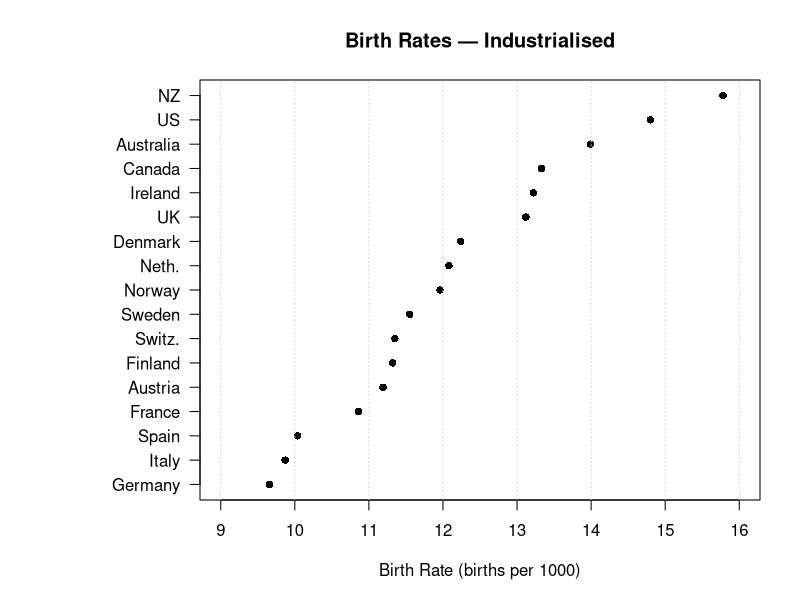
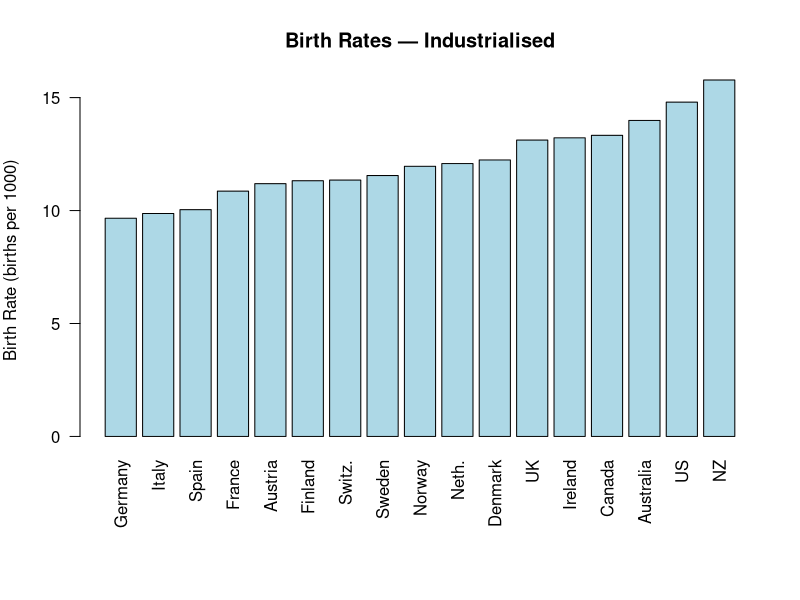
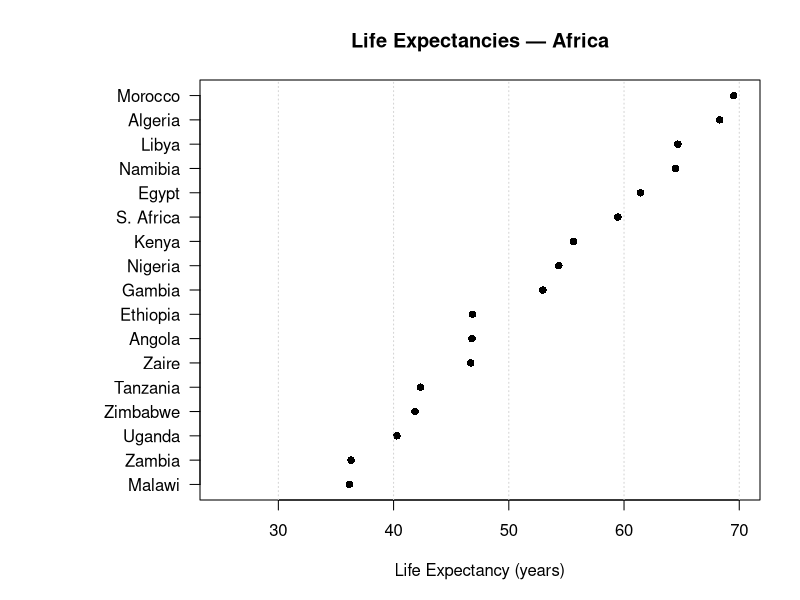
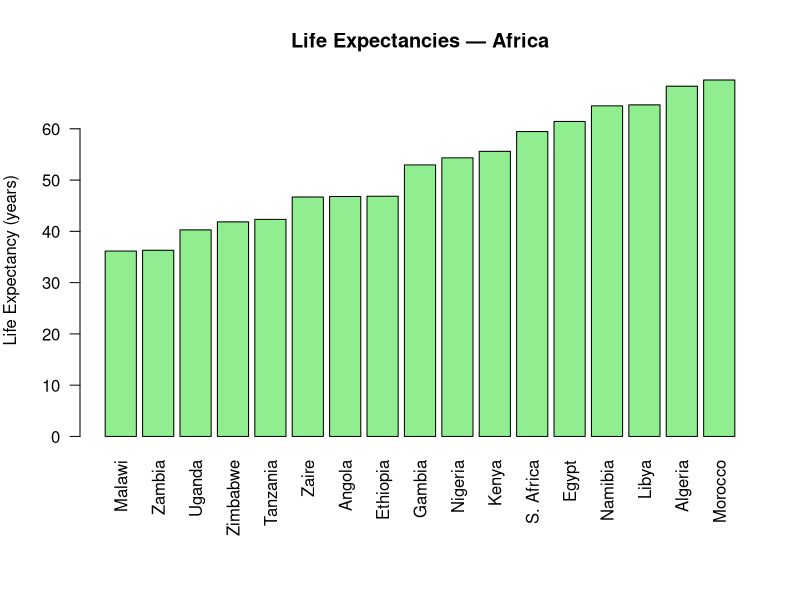
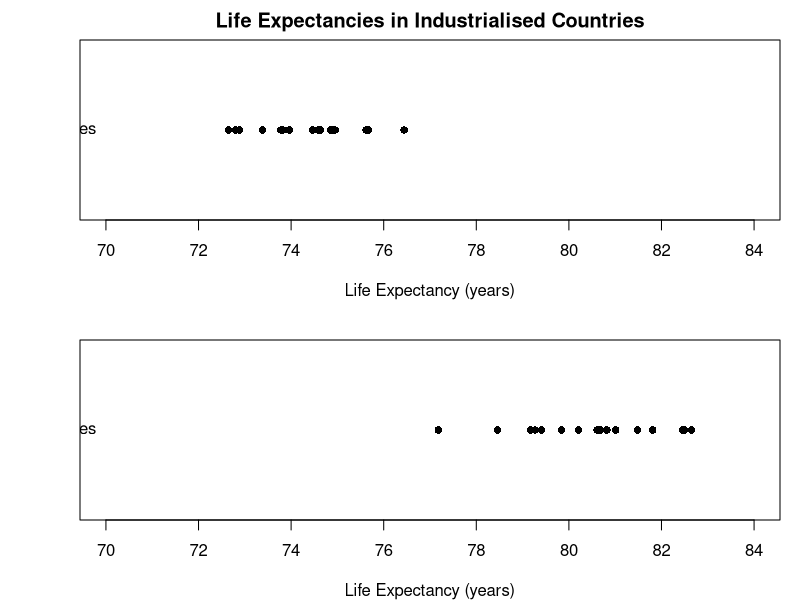
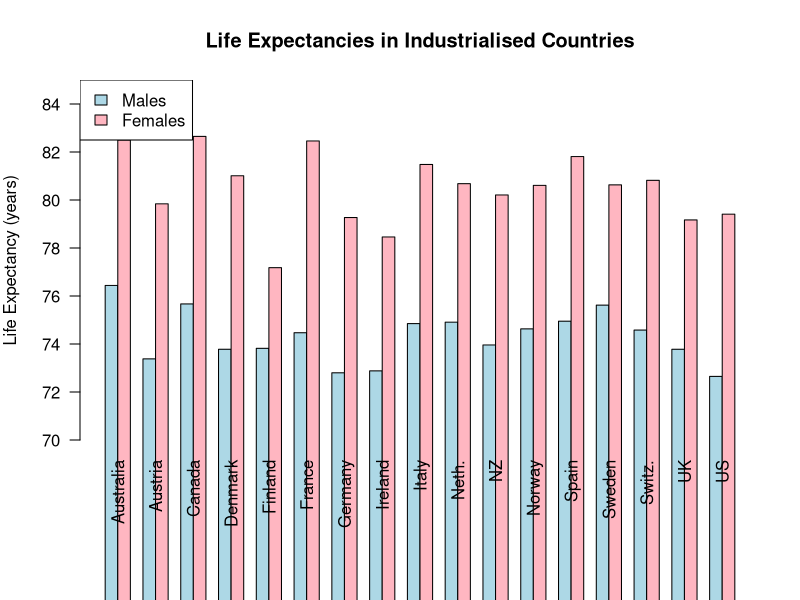
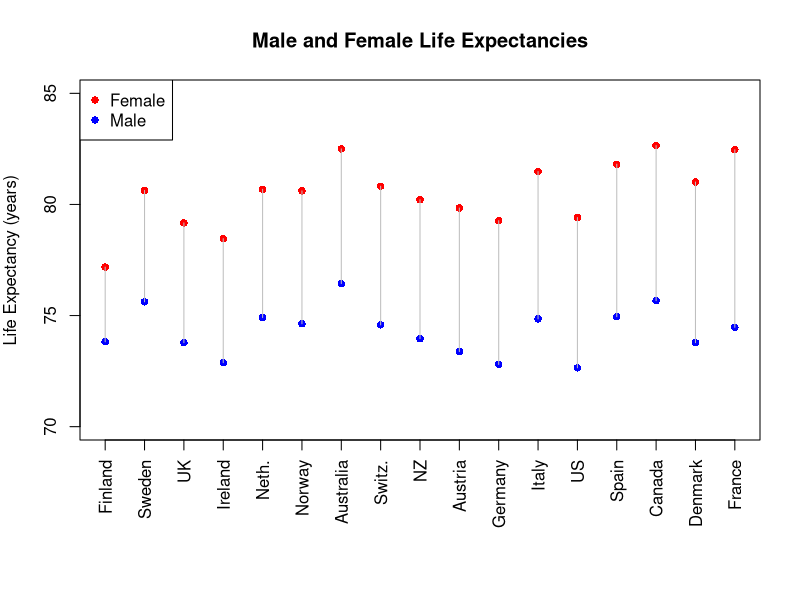
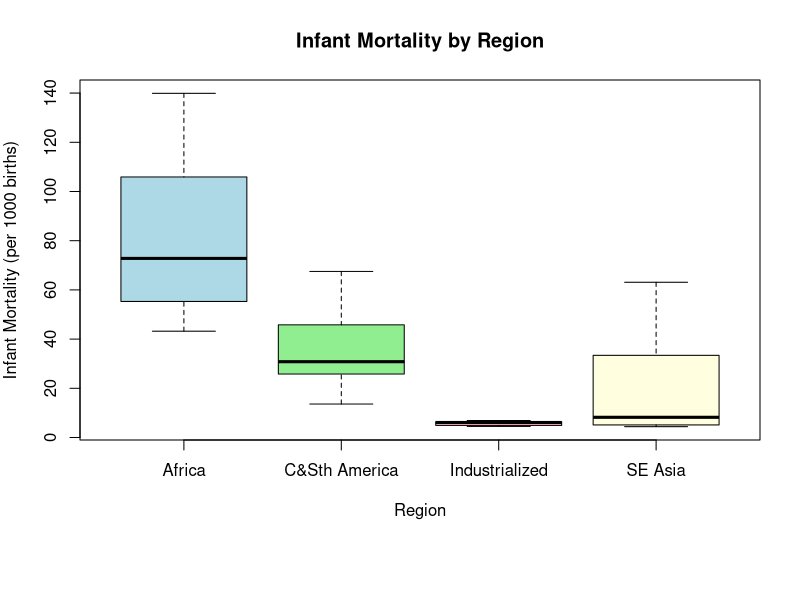

These figures' R source, in order:
## ---- chunk 1
library(knitr)
## ---- chunk 2
# Create vectors for birth rates of industrialized countries
countries <- c("Austria", "Denmark", "Finland", "France", "Germany", "Ireland", 
               "Italy", "Neth.", "Spain", "Sweden", "Switz.", "UK", "US", 
               "Australia", "Canada", "NZ", "Norway")
birth_rates <- c(11.19, 12.24, 11.32, 10.86, 9.66, 13.22, 9.87, 12.08, 10.04, 
                 11.55, 11.35, 13.12, 14.80, 13.99, 13.33, 15.78, 11.96)

# Reorder data by birth rate
ordered_indices <- order(birth_rates)
countries_ordered <- countries[ordered_indices]
birth_rates_ordered <- birth_rates[ordered_indices]

# Create dot plot
par(mar = c(5, 10, 4, 2))  # Adjust margins
plot(birth_rates_ordered, 1:length(countries_ordered), 
     xlim = c(9, 16),
     yaxt = "n",
     xlab = "Birth Rate (births per 1000)",
     ylab = "",
     main = "Birth Rates — Industrialised",
     pch = 16)
axis(2, at = 1:length(countries_ordered), labels = countries_ordered, las = 2)
grid(nx = NULL, ny = NA)

# Create bar graph
par(mar = c(8, 4, 4, 2))  # Adjust margins
barplot(birth_rates_ordered, 
        names.arg = countries_ordered, 
        main = "Birth Rates — Industrialised",
        xlab = "",
        ylab = "Birth Rate (births per 1000)",
        col = "lightblue",
        las = 2)
## ---- chunk 3
# Create vectors for life expectancies of African countries
african_countries <- c("Algeria", "Angola", "Egypt", "Ethiopia", "Gambia", 
                       "Kenya", "Libya", "Malawi", "Morocco", "Namibia", 
                       "Nigeria", "S. Africa", "Tanzania", "Uganda", 
                       "Zaire", "Zambia", "Zimbabwe")
life_exp <- c(68.31, 46.80, 61.43, 46.85, 52.96, 55.61, 64.67, 36.16, 
             69.52, 64.48, 54.34, 59.47, 42.34, 40.29, 46.70, 36.31, 41.85)

# Reorder data by life expectancy
ordered_indices <- order(life_exp)
african_countries_ordered <- african_countries[ordered_indices]
life_exp_ordered <- life_exp[ordered_indices]

# Create dot plot
par(mar = c(5, 10, 4, 2))  # Adjust margins
plot(life_exp_ordered, 1:length(african_countries_ordered), 
     xlim = c(25, 70),
     yaxt = "n",
     xlab = "Life Expectancy (years)",
     ylab = "",
     main = "Life Expectancies — Africa",
     pch = 16)
axis(2, at = 1:length(african_countries_ordered), labels = african_countries_ordered, las = 2)
grid(nx = NULL, ny = NA)

# Create bar graph
par(mar = c(8, 4, 4, 2))  # Adjust margins
barplot(life_exp_ordered, 
        names.arg = african_countries_ordered, 
        main = "Life Expectancies — Africa",
        xlab = "",
        ylab = "Life Expectancy (years)",
        col = "lightgreen",
        las = 2)
## ---- chunk 4
# Create vectors for male and female life expectancies
industrialized_countries <- c("Australia", "Austria", "Canada", "Denmark", 
                             "Finland", "France", "Germany", "Ireland", 
                             "Italy", "Neth.", "NZ", "Norway", "Spain", 
                             "Sweden", "Switz.", "UK", "US")
male_life <- c(76.44, 73.38, 75.67, 73.78, 73.82, 74.47, 72.80, 72.88, 
              74.85, 74.91, 73.96, 74.63, 74.95, 75.62, 74.58, 73.78, 72.65)
female_life <- c(82.50, 79.84, 82.65, 81.01, 77.18, 82.46, 79.27, 78.46, 
                81.48, 80.68, 80.21, 80.61, 81.81, 80.63, 80.82, 79.17, 79.41)

# (i) Stem-and-leaf plots
cat("MALES\n")
stem(male_life, scale = 1)
cat("\nFEMALES\n")
stem(female_life, scale = 1)

# (ii) Dot plots
par(mfrow = c(2, 1), mar = c(4, 4, 2, 1))
# Male life expectancy
plot(male_life, rep(1, length(male_life)), 
     xlim = c(70, 84),
     ylim = c(0.5, 1.5),
     main = "Life Expectancies in Industrialised Countries",
     xlab = "Life Expectancy (years)",
     ylab = "",
     yaxt = "n",
     pch = 16)
text(70, 1, "Males", pos = 2)
# Female life expectancy
plot(female_life, rep(1, length(female_life)), 
     xlim = c(70, 84),
     ylim = c(0.5, 1.5),
     xlab = "Life Expectancy (years)",
     ylab = "",
     yaxt = "n",
     pch = 16)
text(70, 1, "Females", pos = 2)

# (iii) Bar graphs
par(mfrow = c(1, 1), mar = c(8, 4, 4, 2))
# Prepare data for side-by-side bars
life_exp_data <- rbind(male_life, female_life)
colnames(life_exp_data) <- industrialized_countries
# Create bar graph
barplot(life_exp_data, 
        beside = TRUE,
        main = "Life Expectancies in Industrialised Countries",
        xlab = "",
        ylab = "Life Expectancy (years)",
        col = c("lightblue", "lightpink"),
        las = 2,
        ylim = c(70, 85))
legend("topleft", legend = c("Males", "Females"), 
       fill = c("lightblue", "lightpink"))
## ---- chunk 5
# Create a line-linked dot plot
# Calculate the gap between female and male life expectancy
gap <- female_life - male_life
# Order countries by gap
ordered_indices <- order(gap)
countries_ordered <- industrialized_countries[ordered_indices]
male_ordered <- male_life[ordered_indices]
female_ordered <- female_life[ordered_indices]
gap_ordered <- gap[ordered_indices]

# Plot
par(mar = c(8, 4, 4, 2))
plot(1:length(countries_ordered), male_ordered, 
     type = "n", 
     ylim = c(70, 85), 
     xlab = "", 
     ylab = "Life Expectancy (years)",
     main = "Male and Female Life Expectancies",
     xaxt = "n")
axis(1, at = 1:length(countries_ordered), labels = countries_ordered, las = 2)

# Add points and connecting lines
for(i in 1:length(countries_ordered)) {
  points(i, male_ordered[i], col = "blue", pch = 16)
  points(i, female_ordered[i], col = "red", pch = 16)
  lines(c(i, i), c(male_ordered[i], female_ordered[i]), col = "gray")
}

# Add legend
legend("topleft", legend = c("Female", "Male"), 
       col = c("red", "blue"), pch = 16)
## ---- chunk 6
# Create data
country_types <- c(rep("Industrialized", 17), rep("Africa", 17), 
                  rep("SE Asia", 9), rep("C&Sth America", 14))
# Sample data (example values)
infant_mortality <- c(
  # Industrialized
  5.5, 6.2, 6.1, 4.8, 4.9, 6.2, 6.0, 6.4, 6.9, 4.9, 6.7, 4.9, 6.3, 4.5, 5.4, 6.4, 6.7,
  # Africa
  48.7, 138.9, 72.8, 122.8, 80.5, 55.3, 59.5, 139.9, 43.2, 47.2, 72.4, 48.8, 105.9, 99.4, 108.0, 96.1, 72.8,
  # SE Asia
  39.6, 5.1, 63.1, 4.4, 24.0, 4.7, 8.2, 7.0, 33.4,
  # C&Sth America
  28.3, 67.5, 55.3, 13.6, 25.8, 34.8, 31.9, 41.8, 25.0, 45.8, 29.7, 23.2, 52.2, 29.5
)

# Create a boxplot
boxplot(infant_mortality ~ country_types, 
        main = "Infant Mortality by Region",
        xlab = "Region",
        ylab = "Infant Mortality (per 1000 births)",
        col = c("lightblue", "lightgreen", "lightpink", "lightyellow"))

# Create a dot plot
# Define groups
group_indices <- list(
  industrialized = 1:17,
  africa = 18:34,
  se_asia = 35:43,
  c_s_america = 44:57
)

# Set up plot
par(mar = c(5, 12, 4, 2))
plot(infant_mortality, 1:length(infant_mortality), 
     type = "n", 
     xlim = c(0, 140), 
     ylim = c(0.5, length(infant_mortality) + 0.5),
     xlab = "Infant Mortality (per 1000 births)",
     ylab = "",
     yaxt = "n",
     main = "Infant Mortality by Region")

# Add group labels
text(0, mean(group_indices$industrialized), "Industrialized", pos = 2)
text(0, mean(group_indices$africa), "Africa", pos = 2)
text(0, mean(group_indices$se_asia), "SE Asia", pos = 2)
text(0, mean(group_indices$c_s_america), "C&Sth America", pos = 2)

# Add points
points(infant_mortality[group_indices$industrialized], 
      group_indices$industrialized, pch = 16, col = "blue")
points(infant_mortality[group_indices$africa], 
      group_indices$africa, pch = 16, col = "green")
points(infant_mortality[group_indices$se_asia], 
      group_indices$se_asia, pch = 16, col = "red")
points(infant_mortality[group_indices$c_s_america], 
      group_indices$c_s_america, pch = 16, col = "orange")
## ---- chunk 7
# Create a visualization of Finland's unusual pattern
industrialized <- c("Finland", "Other Countries")
male_rates <- c(4.7, 6.2)  # Average of others
female_rates <- c(5.1, 5.4)  # Average of others

# Create data frame
finland_data <- data.frame(
  Country = rep(industrialized, each = 2),
  Gender = rep(c("Males", "Females"), times = 2),
  Rate = c(male_rates[1], female_rates[1], male_rates[2], female_rates[2])
)

# Plot
library(ggplot2)
ggplot(finland_data, aes(x = Country, y = Rate, fill = Gender)) +
  geom_bar(stat = "identity", position = "dodge") +
  labs(title = "Infant Mortality in Industrialised Countries",
       y = "Infant Mortality Rate (per 1000)") +
  theme_minimal()
